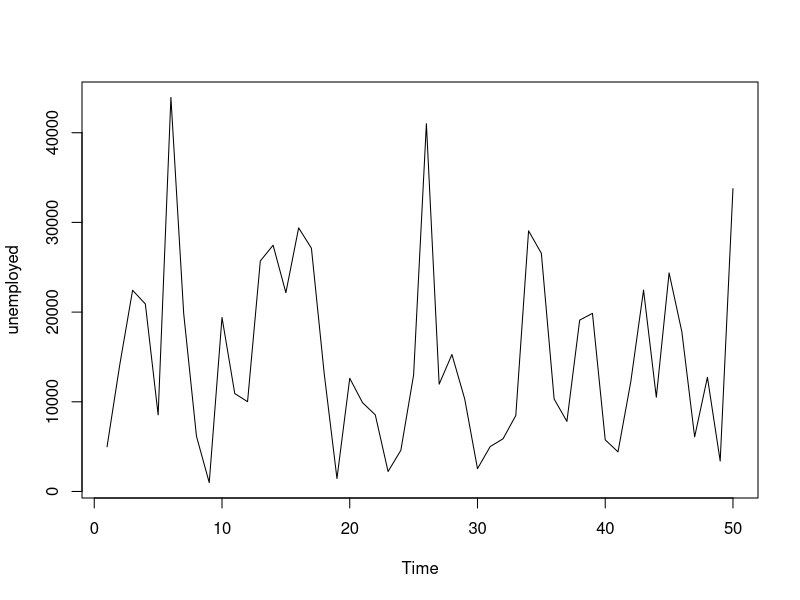
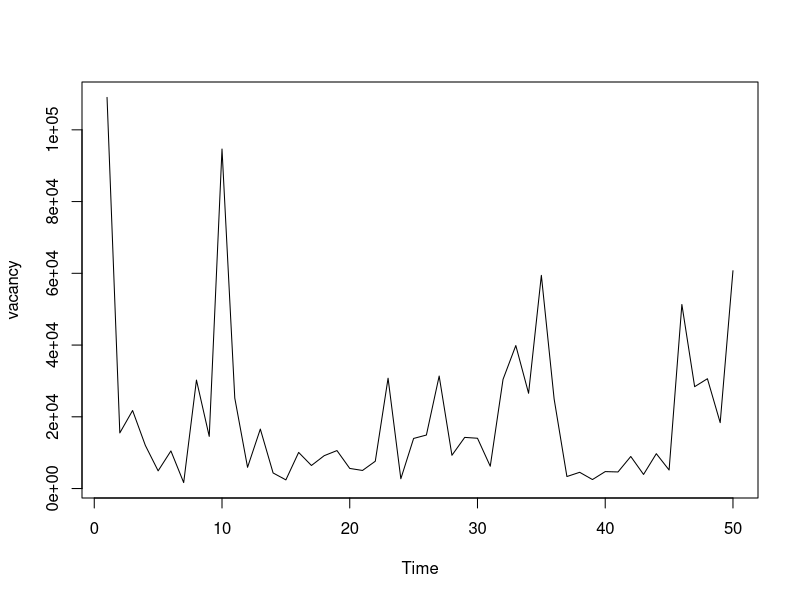
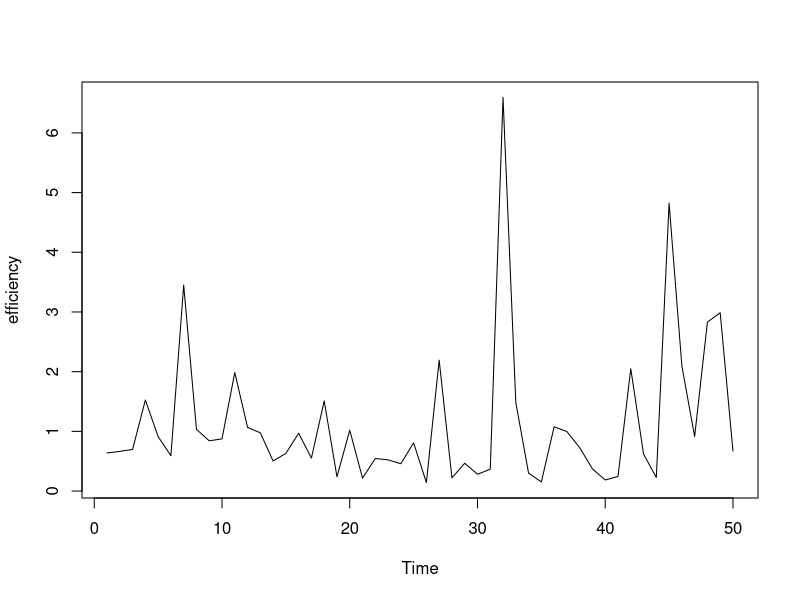
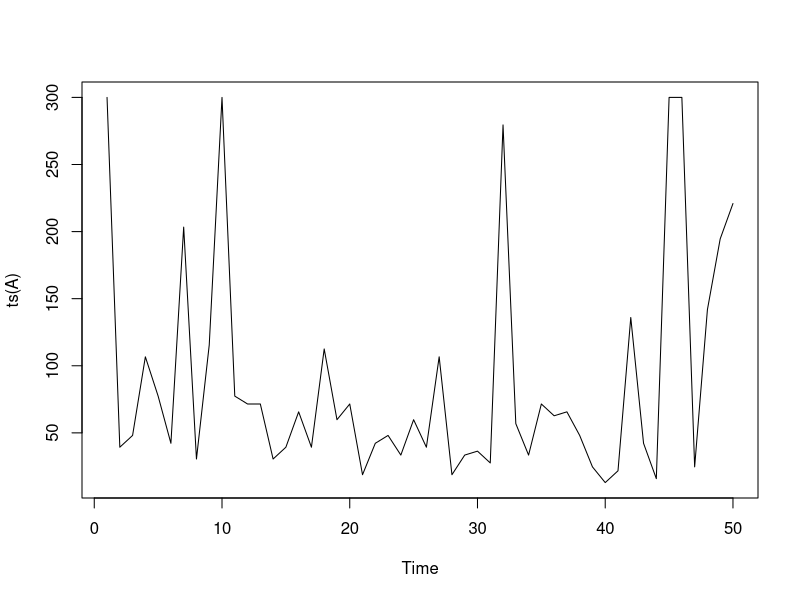
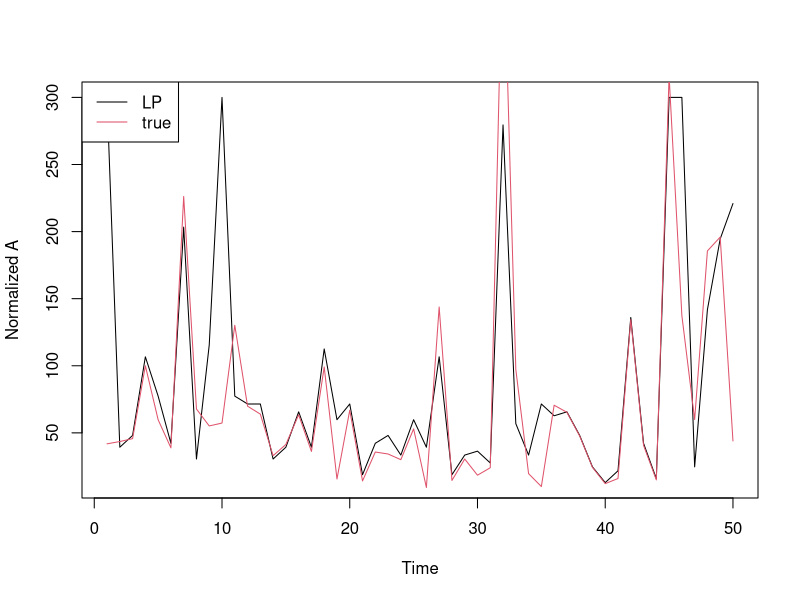
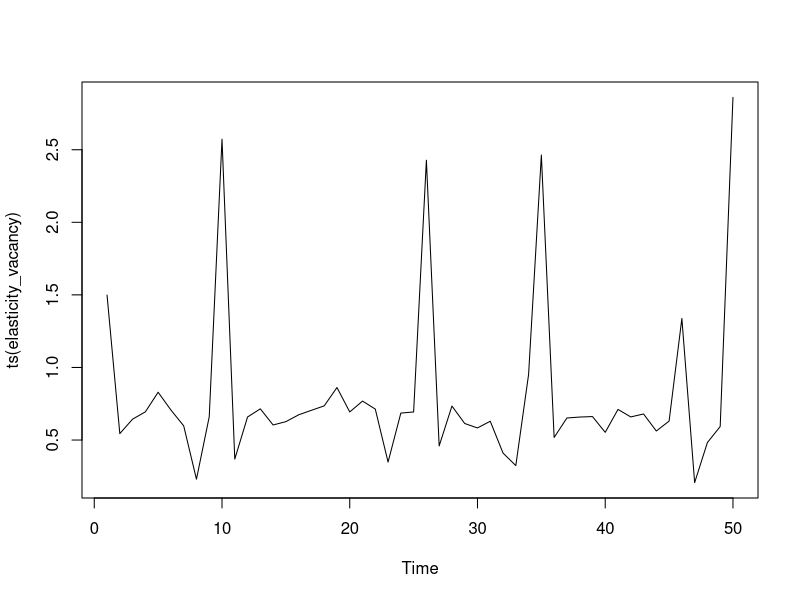
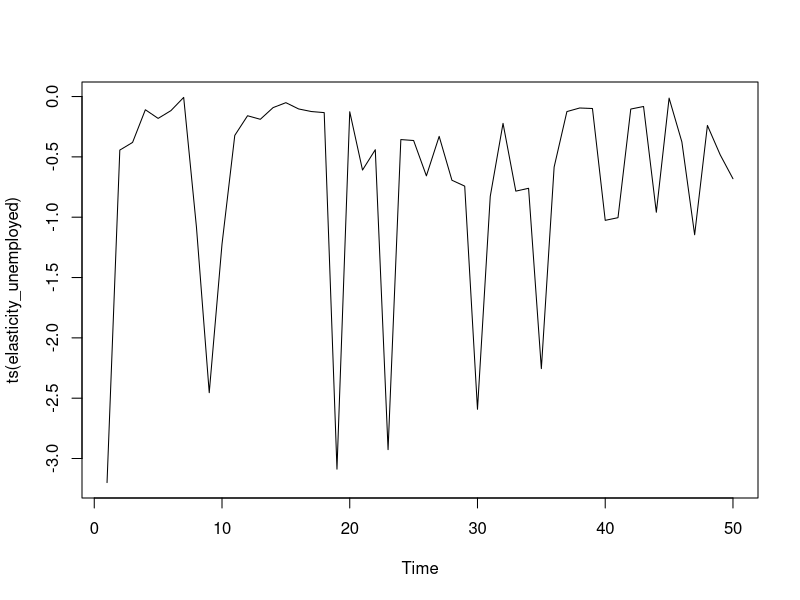

These charts were generated, in order, by the following R code:
rm(list = ls())
library(magrittr)

# load data ----
# set constant ----
# monte carlo simulation to get nice sample size identifying match effect
set.seed(1)
num_time <-
  50
ar1_parameter_unemployed <-
  0.2
ar1_parameter_vacancy <-
  0.2
ar1_parameter_efficiency <-
  0.2
hire_parameter <-
  0.001
scale_parameter <-
  1e4
maxA <-
  300  # Maximum matching efficiency in grid (normalized at median vacancies to 100)
minA <-
  10   # Minimum matching efficiency in grid (normalized at median vacancies to 100)

time <-
  seq(1:num_time)
unemployed <-
  seq(1:num_time)
vacancy <-
  seq(1:num_time)
efficiency <-
  seq(1:num_time)
hire_list <-
  seq(1:num_time)

# data generation ----
unemployed <- 
  exp(
    arima.sim(
      list(
        order = c(1,0,0), # ar 1
        ar = ar1_parameter_unemployed
      ), 
      n = num_time
    )
  ) * scale_parameter
plot(unemployed)

vacancy <- 
  exp(
    arima.sim(
      list(
        order = c(1,0,0), # ar 1
        ar = ar1_parameter_vacancy
      ), 
      n = num_time
    )
  ) * scale_parameter
plot(vacancy)

efficiency <- 
  exp(
    arima.sim(
      list(
        order = c(1,0,0), # ar 1
        ar = ar1_parameter_efficiency
      ), 
      n = num_time
    )
  )
plot(efficiency)
normalized_efficiency <-
  (efficiency/
  efficiency[1]) * 10

data <-
  cbind(
    time,
    unemployed,
    vacancy,
    efficiency,
    normalized_efficiency
  ) %>% 
  tibble::as_tibble() %>% 
  dplyr::mutate(
    hire =
      hire_parameter * 
      normalized_efficiency *
      unemployed +
      hire_parameter *
      vacancy
  ) %>% 
  dplyr::mutate(
    overhire_check =
      (unemployed <= hire) |
      (vacancy <= hire)
  )

# estimate ----

vstar <- 
  quantile(
    data$vacancy, 
    probs = 0.50
    )

# Find the index of the closest value to vstar in v
point_vstar <- 
  which.min(abs(data$vacancy - vstar))
# Get corresponding values of m and S
Hstar <- 
  data$hire[point_vstar]
Ustar <- 
  data$unemployed[point_vstar]
# Value of matching efficiency at normalization point
Astar <- 
  100

# Define the support for lambda and theta
supportlambda <- 
  data$unemployed / Ustar
supportsize_theta <-
  100  # Size of the support for theta
kernel_sd <-
  0.1  # Standard deviation of the kernel (as a percentage of the range)
supporttheta <- 
  seq(
    minA / Astar, 
    maxA / Astar, 
    length.out = supportsize_theta
    )

# Calculate support for A
supportA <- 
  Astar * supporttheta

# Calculate supportU
supportU <- 
  Ustar * supportlambda #= data$unemployed

# For kernel
hsvv <- 
  kernel_sd * diff(range(data$vacancy))
hsu <-
  kernel_sd *
  max(c(diff(range(data$unemployed)), 1))





# FAS1 = Matrix F(A|U) = contains the conditional distribution of matching efficiency A across S
# each column is a distribution conditional on the point in S defined by a value of S
# Initiate F(A|U) as a zero matrix
FAS1 <- 
  matrix(
    0, 
    nrow = length(supporttheta), 
    ncol = length(supportlambda)
    )  
for (il in 1:length(supportlambda)) {  # loop over the handle lambda over the S values
  lambda <- 
    supportlambda[il]
  for (it in 1:length(supporttheta)) {  # loop over handle theta corresponding to A
    theta <- 
      supporttheta[it]
    y <- 
      as.numeric(
        data$hire <= theta * lambda * Hstar
        )  
    # This does both Step 2 and 3
    # find G(H|U(i),v(j)) -- for each pair (U',v') we want to estimate the distribution over matches
    # below some value H. To do this, we average observed proportions
    # of H below this value across values of (U,v) that are close to
    # (U',v') -- weighted by a kernel to put more weight on close
    # values.
    kernel_input <-
      cbind(
        ((data$vacancy - theta * lambda * vstar) / hsvv),
        ((data$unemployed - lambda * Ustar) / hsu)
        )
    kernel_output <-
      mvtnorm::dmvnorm(kernel_input)
    FAS1[it, il] <- 
      sum(y * kernel_output) / 
      sum(kernel_output)
  }
}

# Predict efficiency A at each (H,U,V)
# (since (U,V,A) map one-to-one into H and we can just invert it)
efficiency_implied <- 
  numeric(length(data$hire))  # aggregate matching efficiency
for (i in 1:length(data$hire)) {
  y <- 
    as.numeric(
      data$hire <= data$hire[i]
      )
  # find G_H|u(i),v(i) at point H(i)
  kernel_input <-
    cbind(
      ((data$vacancy - data$vacancy[i]) / hsvv),
      ((data$unemployed - data$unemployed[i]) / hsu)
      )
  kernel_output <-
    mvtnorm::dmvnorm(kernel_input)
  GHsv <- 
    sum(y * kernel_output) / 
    sum(kernel_output)  
  unemployed_index <- 
    which.min(abs(supportU - data$unemployed[i]))
  efficiency_index <- 
    which.min(abs(FAS1[, unemployed_index] - GHsv))
  efficiency_implied[i] <- 
    supportA[efficiency_index]
}

A <- 
  efficiency_implied  # aggregate matching efficiency
plot(ts(A))
true_efficiency_normalized <-
  ts((data$normalized_efficiency/
        data$normalized_efficiency[point_vstar]) * 100
     )

plot(x=A, type="l", col=1, xlab = "Time", ylab="Normalized A")
lines(x=true_efficiency_normalized, col=2)
legend(
  "topleft", 
  legend=c("LP", "true"), 
  lty=1,
  col=1:2
  )
data <-
  cbind(
    data,
    A
    )%>% 
  dplyr::mutate(
    efficiency_unemployed =
      unemployed*A
  )

res <-
  lm(hire ~ vacancy + efficiency_unemployed,
   data = data)
elasticity_vacancy <-
  res$coefficients["efficiency_unemployed"] *
  (data$efficiency_unemployed/data$hire)
plot(ts(elasticity_vacancy))
elasticity_unemployed <-
  res$coefficients["vacancy"] *
  (data$vacancy/data$hire)
plot(ts(elasticity_unemployed))


